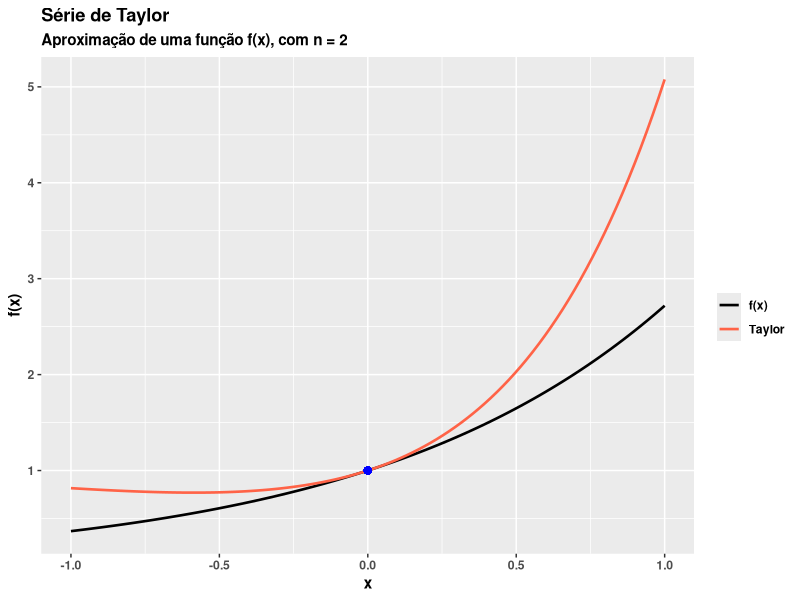
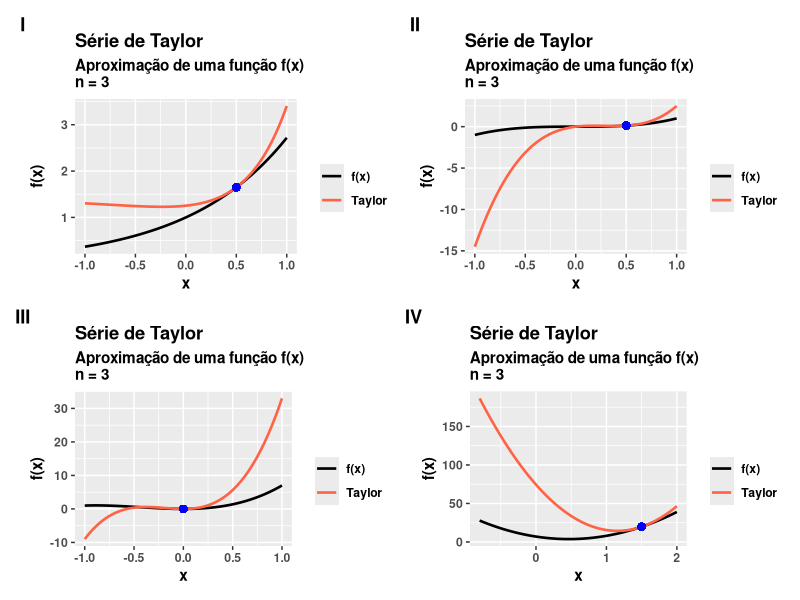

Recreate these plots in R, in order.
## ---- chunk 1
#| echo: false
#| warning: false
#| fig-cap: "Note que temos uma ótima aproximação de $f(x)$, em torno de $a = 0$, por meio do polinômio de Taylor, considerando $N = 2$."
library(ggplot2)
library(purrr)
library(glue)

# Série de Taylor ---------------------------------------------------------
taylor <- function(n = 1L, func, x, a = 0,...){
  an <- function(n, ...){
    Deriv::Deriv(f = func, nderiv = n, ...)
  }

  if(n == 1L)
    return(func(a))

  sapply(
    X = 1L:n,
    FUN = \(n, x) do.call(an(n, ...), list(x = x))/factorial(n) * (x - a)^n,
    x = x
  ) |> sum() + func(a)
}

plot_taylor <- function(n = 1L, func, x, a, lower = -1, upper = 1, ...){
  x <- seq(lower, upper, length.out = 100L)
  y <- func(x)

  y_taylor <-
    sapply(
      X = x,
      FUN = \(x) taylor(n = n, func = func, x = x, a = a, ...)
    )

  data.frame(
    x = c(x, x),
    y = c(y, y_taylor),
    classe = c(rep("f(x)", 100L), rep("Taylor", 100L))
  ) |>
    ggplot() +
    geom_line(aes(x = x, y = y, color = classe), size = 0.9) +
    geom_point(x = a, y = func(a), color = "blue", size = 2) +
    ggtitle(
      label = "Série de Taylor",
      subtitle = glue("Aproximação de uma função f(x), com n = {n}")
    ) +
    ylab("f(x)") +
    scale_color_manual(values = c("black", "tomato")) +
    theme(
      text = element_text(face = "bold")
    ) +
    labs(color = "")
}

plot_taylor(n = 2L, func = \(x) exp(x), lower = -1, upper = 1, a = 0)
## ---- chunk 2
#| code-line-numbers: true
# Série de Taylor ---------------------------------------------------------
taylor <- function(n = 1L, func, x, a = 0,...){
  an <- function(n, ...){
    Deriv::Deriv(f = func, nderiv = n, ...)
  }

  if(n == 1L)
    return(func(a))

  sapply(
    X = 1L:n,
    FUN = \(n, x) do.call(an(n, ...), list(x = x))/factorial(n) * (x - a)^n,
    x = x
  ) |> sum() + func(a)
}

# Testando a função taylor().
taylor(n = 2L, func = \(x) x^2, x = 0.5, a = 0)
## ---- chunk 3
library(Deriv)

# Derivando simbolicamente log(1-sin(x)). Perceba que
#  o retorno é uma função R em termos de x.
Deriv(f = \(x) log(1-sin(x)))
## ---- chunk 4
#| code-line-numbers: true
library(ggplot2)
library(glue)
library(patchwork)

plot_taylor <- function(n = 1L, func, a, lower = -1, upper = 1, ...){
  x <- seq(lower, upper, length.out = 100L)
  y <- func(x)

  y_taylor <-
    sapply(
      X = x,
      FUN = \(x) taylor(n = n, func = func, x = x, a = a, ...)
    )

  data.frame(
    x = c(x, x),
    y = c(y, y_taylor),
    classe = c(rep("f(x)", 100L), rep("Taylor", 100L))
  ) |>
    ggplot() +
    geom_line(aes(x = x, y = y, color = classe), size = 0.9) +
    geom_point(x = a, y = func(a), color = "blue", size = 2) +
    ggtitle(
      label = "Série de Taylor",
      subtitle = glue("Aproximação de uma função f(x)\n n = {n}")
    ) +
    ylab("f(x)") +
    scale_color_manual(values = c("black", "tomato")) +
    theme(
      text = element_text(face = "bold")
    ) +
    labs(color = "")
}

# Aproximando func em torno de "a" ----------------------------------------
p1 <- plot_taylor(
  n = 3,
  func = \(x) exp(x),
  lower = -1,
  upper = 1,
  a = 0.5
)

p2 <- plot_taylor(
  n = 3,
  func = \(x) x^3,
  lower = -1,
  upper = 1,
  a = 0.5
)

p3 <- plot_taylor(
  n = 3,
  func = \(x) 3*x^3 + 4*x^2,
  lower = -1,
  upper = 1,
  a = 0
)

p4 <- plot_taylor(
  n = 3,
  func = \(x) 15*x^2 - 14*x + 7,
  lower = -0.8,
  upper = 2,
  a = 1.5
)

(p1 + p2)/(p3 + p4) + plot_annotation(tag_levels = "I")
